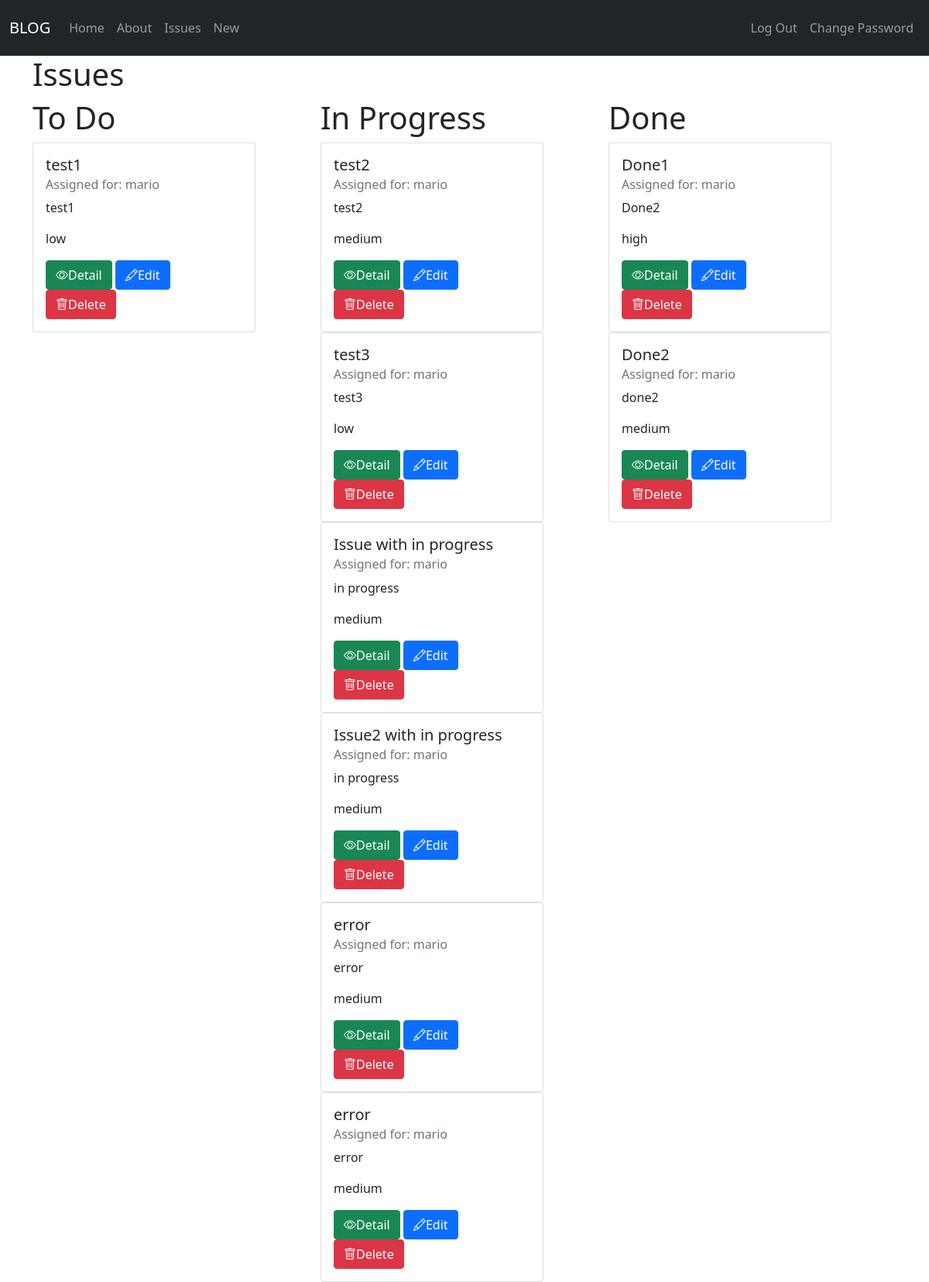
Screenshot of /issues/ (signed in) with the database file from the repository.
### issues/models.py (models this page shows, shortened)
class Issue(models.Model):
    summary = models.CharField(max_length=264)
    description = models.TextField()
    status = models.ForeignKey(
        Status,
        on_delete=models.CASCADE
    )
    priority = models.ForeignKey(
        Priority,
        on_delete=models.CASCADE
    )
    assignee = models.ForeignKey(
        get_user_model(),
        on_delete=models.CASCADE
    )
    reporter = models.ForeignKey(
        get_user_model(),
        on_delete=models.CASCADE,
        related_name="reporter"
    )
    created_at = models.DateTimeField(auto_now_add=True)

class Priority(models.Model):
    name = models.CharField(max_length=128)
    description = models.CharField(max_length=256)
    def __str__(self):
        return self.name

### accounts/models.py (models this page shows)
class CustomUser(AbstractUser):
    role = models.ForeignKey(
        Role,
        on_delete=models.CASCADE,
        null=True, blank=True
    )
    team = models.ForeignKey(
        Team,
        on_delete=models.CASCADE,
        null=True, blank=True
    )

### issues/views.py (the view, shortened to what this page needs)
# urls.py: path("", views.IssueListView.as_view(), name="list"),
class IssueListView(ListView):
    template_name = "issues/list.html"
    model = Issue
    def get_context_data(self, **kwargs):
        context = super().get_context_data(**kwargs)
        reporter_team = self.request.user.team
        po_role = Role.objects.get(name="Product Owner")
        to_do_status = Status.objects.get(name="to do")
        in_p_status = Status.objects.get(name="in progress")
        done_status = Status.objects.get(name="done")
        reporter = CustomUser.objects.filter(team=reporter_team).get(role=po_role)
        context["to_do_list"] = Issue.objects.filter(
            reporter=reporter).filter(status=to_do_status).order_by("priority")
        context["in_p_list"] = Issue.objects.filter(
            reporter=reporter).filter(status=in_p_status).order_by("priority")
        context["done_list"] = Issue.objects.filter(
            reporter=reporter).filter(status=done_status).order_by("priority")
        return context

### templates/issues/list.html (shortened to what this page needs)
{% extends 'base.html' %}
{% block content %}
<h1>Issues</h1>
<div class="container-list">
    <div class="to-do">
        <h1>To Do</h1>
        {% for issue in issue_list %}
            {% if issue.status.name == 'to do' %}
                <div class="card" style="width: 18rem;">
                    <div class="card-body">
                        <h5 class="card-title">{{ issue.summary }}</h5>
                        <h6 class="card-subtitle mb-2 text-muted">Assigned for: {{issue.assignee}}</h6>
                        <p class="card-text">{{issue.description|truncatechars:100}}</p>
                        <p class="card-text">{{issue.priority}}</p>
                        <a href="{% url 'detail' issue.id %}" class="btn btn-success"><i class="bi bi-eye"></i>Detail</a>
                        {% if user.is_authenticated %}
                        <a href="{% url 'edit' issue.id %}" class="btn btn-primary"><i class="bi bi-pencil"></i>Edit</a>
                        <a href="{% url 'delete' issue.id %}" class="btn btn-danger"><i class="bi bi-trash"></i>Delete</a>
                        {% endif %}
                    </div>
                </div>
            {% endif %}
        {% endfor %}
    </div>
    <div class="in-progress">
        <h1>In Progress</h1>
        {% for issue in issue_list %}
            {% if issue.status.name == 'in progress' %}
                <div class="card" style="width: 18rem;">
                    <div class="card-body">
                        <h5 class="card-title">{{ issue.summary }}</h5>
                        <h6 class="card-subtitle mb-2 text-muted">Assigned for: {{issue.assignee}}</h6>
                        <p class="card-text">{{issue.description|truncatechars:100}}</p>
                        <p class="card-text">{{issue.priority}}</p>
                        <a href="{% url 'detail' issue.id %}" class="btn btn-success"><i class="bi bi-eye"></i>Detail</a>
                        {% if user.is_authenticated %}
                        <a href="{% url 'edit' issue.id %}" class="btn btn-primary"><i class="bi bi-pencil"></i>Edit</a>
                        <a href="{% url 'delete' issue.id %}" class="btn btn-danger"><i class="bi bi-trash"></i>Delete</a>
                        {% endif %}
                    </div>
                </div>
            {% endif %}
        {% endfor %}
    </div>
    <div class="done">
        <h1>Done</h1>
        {% for issue in issue_list %}
            {% if issue.status.name == 'done' %}
                <div class="card" style="width: 18rem;">
                    <div class="card-body">
                        <h5 class="card-title">{{ issue.summary }}</h5>
                        <h6 class="card-subtitle mb-2 text-muted">Assigned for: {{issue.assignee}}</h6>
                        <p class="card-text">{{issue.description|truncatechars:100}}</p>
                        <p class="card-text">{{issue.priority}}</p>
                        <a href="{% url 'detail' issue.id %}" class="btn btn-success"><i class="bi bi-eye"></i>Detail</a>
                        {% if user.is_authenticated %}
                        <a href="{% url 'edit' issue.id %}" class="btn btn-primary"><i class="bi bi-pencil"></i>Edit</a>
                        <a href="{% url 'delete' issue.id %}" class="btn btn-danger"><i class="bi bi-trash"></i>Delete</a>
                        {% endif %}
                    </div>
                </div>
            {% endif %}
        {% endfor %}
    </div>
</div>
{% endblock content %}

### templates/base.html (shortened to what this page needs)
{% load static %}
<!DOCTYPE html>
<html lang="en">
<head>
    <link rel="stylesheet" href="{% static 'css/base.css' %}">
    <link
        href="https://cdn.jsdelivr.net/npm/bootstrap@5.1.3/dist/css/bootstrap.min.css"
        rel="stylesheet"
    />
    <link rel="stylesheet" href="https://cdn.jsdelivr.net/npm/bootstrap-icons@1.10.5/font/bootstrap-icons.css">
</head>
<body>
    <nav class="navbar navbar-expand-lg navbar-dark bg-dark">
        <div class="container-fluid">
            <a class="navbar-brand" href="#">BLOG</a>
            <div class="collapse navbar-collapse" id="navbarText">
                <div class="navbar-nav me-auto mb-2 mb-lg-0">
                    <a class="nav-link" href="{% url 'home' %}">Home</a>
                    <a class="nav-link" href="{% url 'about' %}">About</a>
                    <a class="nav-link" href="{% url 'list' %}">Issues</a>
                    <a class="nav-link" href="{% url 'new' %}">New</a>
                </div>
                <div class="navbar-nav navbar-text">
                    {% if user.is_authenticated %}
                        <a class="nav-link" href="{% url 'logout' %}">Log Out</a>
                        <a class="nav-link" href="{% url 'password_change' %}">Change Password</a>
                    {% else %}
                        <a class="nav-link" href="{% url 'login' %}">Log In</a>
                        <a class="nav-link" href="{% url 'signup' %}">Sign Up </a>
                        <a class="nav-link" href="{% url 'password_reset' %}">I forgot my password</a>
                    {% endif %}
                </div>
            </div>
        </div>
    </nav>
    <div class="container">
        {% block content %}
        {% endblock content %}
    </div>
</body>
</html>

### static/css/base.css (style rules this page uses)
.container-list { display:flex; justify-content: center; }
.container-list .to-do, .container-list .in-progress, .container-list .done { flex: 3; display: block; margin-left: auto; margin-right: auto; }

### rows the page displays
Issue: summary "test1", assignee "mario", description "test1", priority "low"
Issue: summary "test2", assignee "mario", description "test2", priority "medium"
Issue: summary "test3", assignee "mario", description "test3", priority "low"
Issue: summary "Issue with in progress", assignee "mario", description "in progress", priority "medium"
Issue: summary "Issue2 with in progress", assignee "mario", description "in progress", priority "medium"
Issue: summary "error", assignee "mario", description "error", priority "medium"
Issue: summary "error", assignee "mario", description "error", priority "medium"
Issue: summary "Done1", assignee "mario", description "Done2", priority "high"
Issue: summary "Done2", assignee "mario", description "done2", priority "medium"
